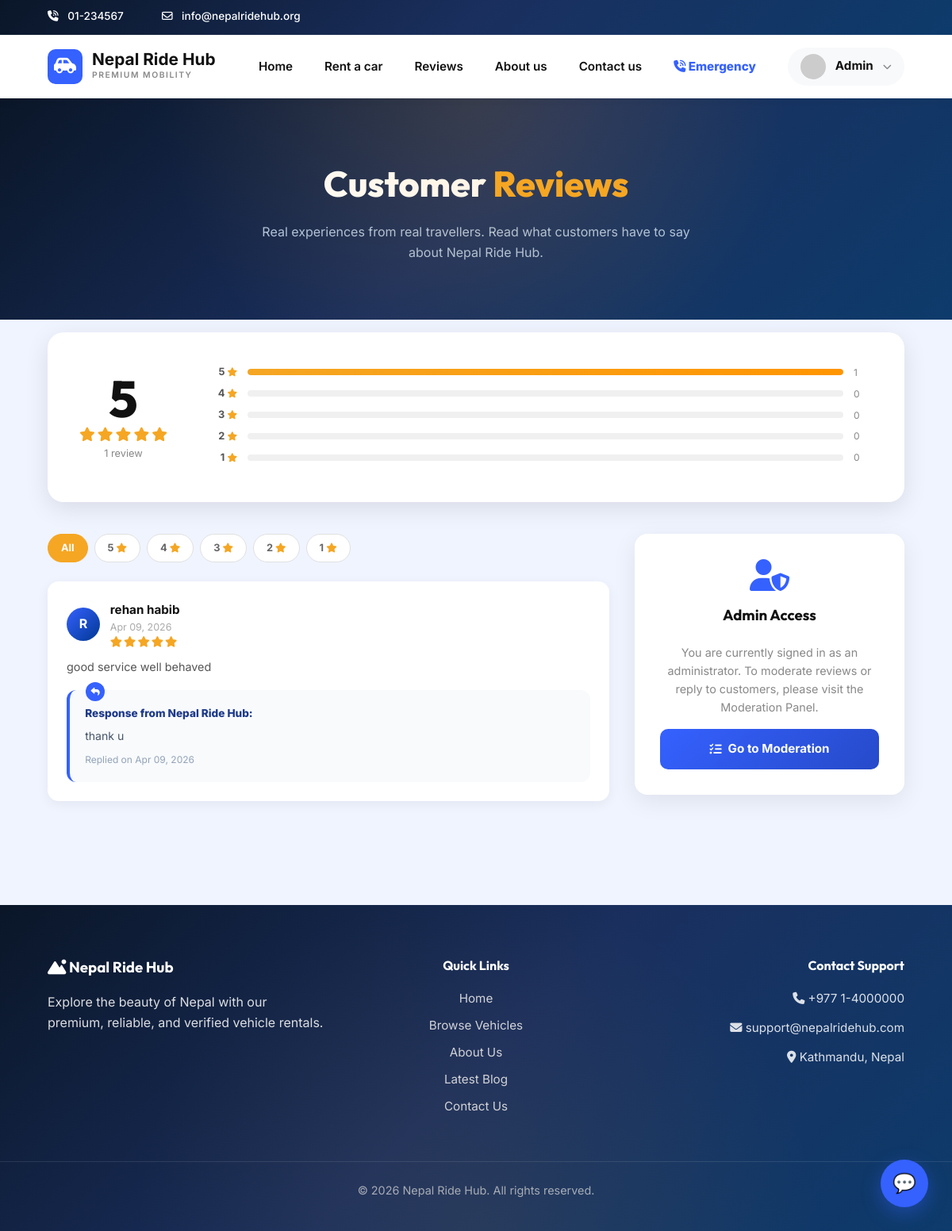
The app's page /reviews.php (signed in) with its own data.
### tables this page shows
CREATE TABLE `site_reviews` (
  `id` int(11) NOT NULL AUTO_INCREMENT,
  `user_id` int(11) NOT NULL,
  `booking_id` int(11) DEFAULT NULL,
  `rating` int(11) NOT NULL CHECK (`rating` >= 1 and `rating` <= 5),
  `comment` text NOT NULL,
  `service_type` varchar(100) DEFAULT 'general',
  `status` enum('pending','approved','rejected') DEFAULT 'pending',
  `created_at` timestamp NOT NULL DEFAULT current_timestamp(),
  `service_id` int(11) DEFAULT NULL,
  `admin_reply` text DEFAULT NULL,
  `replied_at` timestamp NULL DEFAULT NULL,
  PRIMARY KEY (`id`),
  KEY `user_id` (`user_id`),
  CONSTRAINT `site_reviews_ibfk_1` FOREIGN KEY (`user_id`) REFERENCES `users` (`id`) ON DELETE CASCADE
);

CREATE TABLE `users` (
  `id` int(11) NOT NULL AUTO_INCREMENT,
  `name` varchar(100) NOT NULL,
  `email` varchar(100) NOT NULL,
  `password_hash` varchar(255) NOT NULL,
  `phone` varchar(20) NOT NULL,
  `location` varchar(255) DEFAULT NULL,
  `country` varchar(100) DEFAULT NULL,
  `role` enum('customer','admin') DEFAULT 'customer',
  `created_at` timestamp NOT NULL DEFAULT current_timestamp(),
  `two_factor_secret` varchar(255) DEFAULT NULL,
  `two_factor_enabled` tinyint(1) DEFAULT 0,
  `two_factor_type` enum('none','totp','email') DEFAULT 'none',
  `backup_codes` text DEFAULT NULL,
  `facebook_id` varchar(100) DEFAULT NULL,
  `auth_provider` enum('standard','facebook') DEFAULT 'standard',
  `profile_photo` varchar(255) DEFAULT NULL,
  PRIMARY KEY (`id`),
  UNIQUE KEY `email` (`email`)
);

### reviews.php (the view, shortened to what this page needs)
<?php
include 'includes/header.php';
require_once 'includes/db_connect.php';
$isLoggedIn = isset($_SESSION['user_id']);
$userId = $isLoggedIn ? (int) $_SESSION['user_id'] : 0;
$csrfToken = generateCSRF();
$canReview = false;
if ($isLoggedIn) {
    $chk = $pdo->prepare("SELECT id FROM bookings WHERE user_id = ? AND status = 'completed' LIMIT 1");
    $chk->execute([$userId]);
    $canReview = (bool) $chk->fetch();
}
$ratingFilter = intval($_GET['rating'] ?? 0);
$where = "WHERE sr.status = 'approved'";
$params = [];
$revStmt = $pdo->prepare("
    SELECT sr.*, u.name AS reviewer_name
    FROM site_reviews sr
    JOIN users u ON sr.user_id = u.id
    $where
    ORDER BY sr.created_at DESC
    LIMIT 50
");
$revStmt->execute($params);
$reviews = $revStmt->fetchAll();
$avgStmt = $pdo->query("SELECT AVG(rating) as avg, COUNT(*) as total FROM site_reviews WHERE status='approved'");
$avgData = $avgStmt->fetch();
$avgRating = $avgData['avg'] ? round($avgData['avg'], 1) : 0;
$totalReviews = $avgData['total'] ?? 0;
$distStmt = $pdo->query("SELECT rating, COUNT(*) as cnt FROM site_reviews WHERE status='approved' GROUP BY rating ORDER BY rating DESC");
$distribution = $distStmt->fetchAll();
$distMap = [];
foreach ($distribution as $d) {
    $distMap[$d['rating']] = $d['cnt'];
}
?>
<section class="reviews-hero">
    <div class="container">
        <h1>Customer <span>Reviews</span></h1>
        <p>Real experiences from real travellers. Read what customers have to say about Nepal Ride Hub.</p>
    </div>
</section>
<section style="background:#f0f4ff; padding:3rem 0 2rem;">
    <div class="container">
        <div class="reviews-summary">
            <div class="avg-score">
                <div class="avg-big"><?php echo $avgRating ?: '—'; ?></div>
                <div class="avg-stars">
                    <?php for ($i = 1; $i <= 5; $i++): ?>
                        <i class="fas fa-star <?php echo $i <= round($avgRating) ? 'star-filled' : 'star-empty'; ?>"></i>
                    <?php endfor; ?>
                </div>
                <div class="avg-total"><?php echo $totalReviews; ?> review<?php echo $totalReviews != 1 ? 's' : ''; ?>
                </div>
            </div>
            <div class="rating-dist">
                <?php for ($s = 5; $s >= 1; $s--): ?>
                    <?php $cnt = $distMap[$s] ?? 0;
                    $pct = $totalReviews > 0 ? round($cnt / $totalReviews * 100) : 0; ?>
                    <div class="dist-row">
                        <span class="dist-label"><?php echo $s; ?> <i class="fas fa-star star-filled"
                                style="font-size:0.7rem;"></i></span>
                        <div class="dist-bar-bg">
                            <div class="dist-bar-fill" style="width:<?php echo $pct; ?>%;"></div>
                        </div>
                        <span class="dist-count"><?php echo $cnt; ?></span>
                    </div>
                <?php endfor; ?>
            </div>
        </div>
        <div class="reviews-layout">
            <div>
                <div class="review-filter-bar">
                    <a href="reviews.php" class="rev-filter-btn <?php echo !$ratingFilter ? 'active' : ''; ?>">All</a>
                    <?php for ($s = 5; $s >= 1; $s--): ?>
                        <a href="reviews.php?rating=<?php echo $s; ?>"
                            class="rev-filter-btn <?php echo $ratingFilter === $s ? 'active' : ''; ?>">
                            <?php echo $s; ?> <i class="fas fa-star" style="color:#f5a623; font-size:0.75rem;"></i>
                        </a>
                    <?php endfor; ?>
                </div>
                <?php if (empty($reviews)): ?>
                    <div class="no-reviews-msg">
                        <i class="fas fa-comment-slash"></i>
                        <h3>No reviews yet</h3>
                        <p>Be the first to share your experience!</p>
                    </div>
                <?php else: ?>
                    <?php foreach ($reviews as $rev): ?>
                        <div class="review-card">
                            <div class="review-card-header">
                                <div class="reviewer-info">
                                    <div class="reviewer-avatar"><?php echo strtoupper(substr($rev['reviewer_name'], 0, 1)); ?>
                                    </div>
                                    <div>
                                        <div class="reviewer-name">
                                            <?php echo htmlspecialchars($rev['reviewer_name'], ENT_QUOTES, 'UTF-8'); ?></div>
                                        <div class="reviewer-date"><?php echo date('M d, Y', strtotime($rev['created_at'])); ?>
                                        </div>
                                        <div class="review-stars-display">
                                            <?php for ($i = 1; $i <= 5; $i++): ?>
                                                <i class="fas fa-star"
                                                    style="color:<?php echo $i <= $rev['rating'] ? '#f5a623' : '#e0e0e0'; ?>; font-size:0.85rem;"></i>
                                            <?php endfor; ?>
                                        </div>
                                    </div>
                                </div>
                            </div>
                            <p class="review-comment"><?php echo htmlspecialchars($rev['comment'], ENT_QUOTES, 'UTF-8'); ?></p>
                            <?php if ($rev['admin_reply']): ?>
                                <div class="admin-response-wrap">
                                    <span class="admin-response-title">Response from Nepal Ride Hub:</span>
                                    <p class="admin-response-text"><?php echo htmlspecialchars($rev['admin_reply'], ENT_QUOTES, 'UTF-8'); ?></p>
                                    <span class="admin-response-date">Replied on <?php echo date('M d, Y', strtotime($rev['replied_at'])); ?></span>
                                </div>
                            <?php endif; ?>
                        </div>
                    <?php endforeach; ?>
                <?php endif; ?>
            </div>
            <div class="submit-sidebar" id="submitCard">
                <?php if ($isLoggedIn && $canReview): ?>
                    <div class="submit-card">
                        <h3><i class="fas fa-pen-to-square" style="color:#3561ff;"></i> Write a Review</h3>
                        <form class="rev-form" id="reviewForm">
                            <input type="hidden" name="csrf_token" value="<?php echo htmlspecialchars($csrfToken, ENT_QUOTES, 'UTF-8'); ?>">
                            <input type="hidden" name="rating" id="ratingInput" value="0">
                            <div class="fld">
                                <label>Your Rating <span style="color:#dc3545;">*</span></label>
                                <div class="star-picker" id="starPicker">
                                    <?php for ($i = 1; $i <= 5; $i++): ?>
                                        <i class="fas fa-star" data-val="<?php echo $i; ?>"></i>
                                    <?php endfor; ?>
                                </div>
                            </div>
                            <div class="fld">
                                <label>Service Type</label>
                                <select name="service_type">
                                    <option value="general">General Experience</option>
                                    <option value="vehicle">Vehicle Quality</option>
                                    <option value="customer_support">Customer Support</option>
                                </select>
                            </div>
                            <div class="fld">
                                <label>Your Review <span style="color:#dc3545;">*</span></label>
                                <textarea name="comment" id="reviewComment" placeholder="Share your experience in detail..."
                                    required minlength="20" maxlength="1000"></textarea>
                                <small style="color:#aaa; font-size:0.75rem;" id="charCount">0 / 1000 characters</small>
                            </div>
                            <button type="submit" class="btn-submit-review" id="submitReviewBtn">
                                <i class="fas fa-paper-plane"></i> Submit Review
                            </button>
                            <div id="reviewAlert" class="alert"></div>
                        </form>
                    </div>
                <?php elseif ($isLoggedIn && ($_SESSION['role'] ?? '') === 'admin'): ?>
                    <div class="submit-card" style="text-align:center;">
                        <i class="fas fa-user-shield" style="font-size:2.5rem; color:#3561ff; margin-bottom:1rem;"></i>
                        <h3>Admin Access</h3>
                        <p style="color:#888; font-size:0.9rem;">You are currently signed in as an administrator. To moderate reviews or reply to customers, please visit the Moderation Panel.</p>
                        <a href="manage_reviews.php" class="btn-submit-review" style="text-decoration:none; margin-top:1rem;">
                            <i class="fas fa-tasks"></i> Go to Moderation
                        </a>
                    </div>
                <?php endif; ?>
            </div>
        </div>
    </div>
</section>
<?php include 'includes/footer.php'; ?>

### css/style.css (style rules this page uses)
:root { --primary-red: #da291c; --primary-blue: #003893; --dark-bg: #121212; --light-bg: #f8f9fa; --white: #ffffff; --gray-text: #6c757d; --border-color: #e0e0e0; --success: #28a745; --danger: #dc3545; --shadow: 0 4px 6px rgba(0, 0, 0, 0.1); --transition: all 0.3s ease; }
* { margin: 0; padding: 0; box-sizing: border-box; }
body { font-family: 'Inter', sans-serif; line-height: 1.6; color: #333; background-color: var(--light-bg); }
h1, h2, h3, h4, h5, h6 { font-family: 'Outfit', sans-serif; color: var(--primary-blue); }
a { text-decoration: none; color: var(--primary-blue); transition: var(--transition); }
.container { width: 90%; max-width: 1200px; margin: 0 auto; }
:root { --new-blue: #3561ff; --hero-bg: #f9f9f9; }

### records on screen
site_reviews: user.name "R", user.name "rehan habib", created_at "Apr 09, 2026", rating 5 (drawn), comment "good service well behaved", admin_reply "thank u", replied_at "Apr 09, 2026"

### other values on screen
$_SESSION['name'] "Admin"
$avgRating ?: '—' "5"
$totalReviews "1"
$cnt "1"
$cnt "0"
